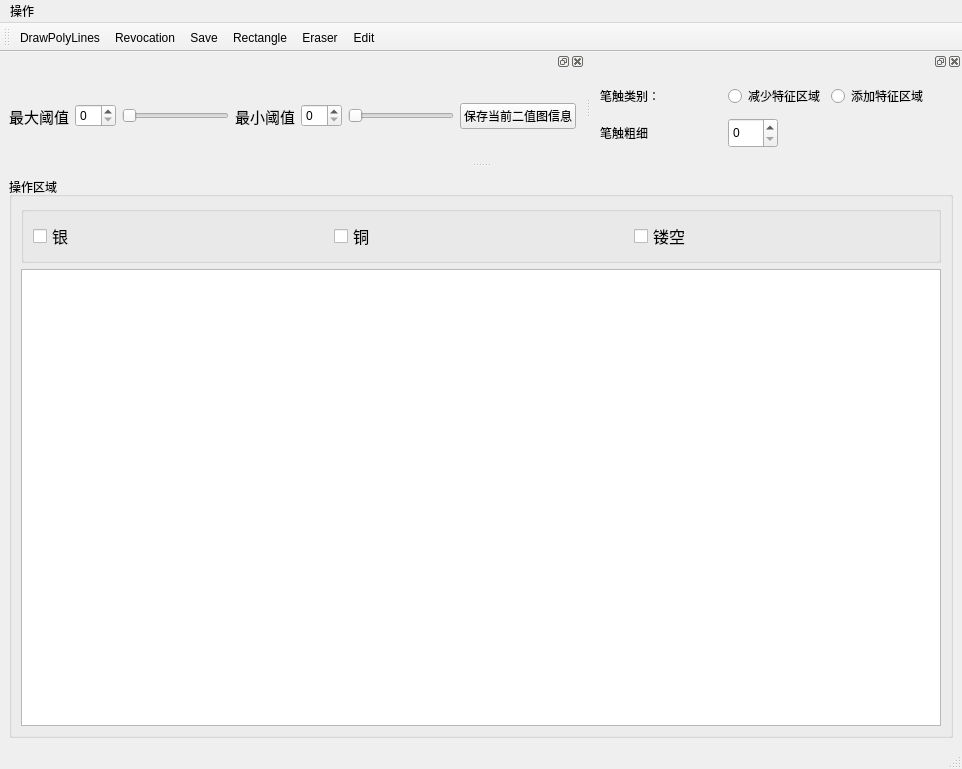
<?xml version="1.0" encoding="UTF-8"?>
<ui version="4.0">
 <class>Graphics</class>
 <widget class="QMainWindow" name="Graphics">
  <property name="geometry">
   <rect>
    <x>0</x>
    <y>0</y>
    <width>962</width>
    <height>769</height>
   </rect>
  </property>
  <property name="windowTitle">
   <string>编辑模板</string>
  </property>
  <property name="windowIcon">
   <iconset resource="resource/resource.qrc">
    <normaloff>:/image/editModel.png</normaloff>:/image/editModel.png</iconset>
  </property>
  <property name="dockNestingEnabled">
   <bool>true</bool>
  </property>
  <widget class="QWidget" name="centralwidget">
   <property name="sizePolicy">
    <sizepolicy hsizetype="Expanding" vsizetype="Expanding">
     <horstretch>0</horstretch>
     <verstretch>0</verstretch>
    </sizepolicy>
   </property>
   <layout class="QGridLayout" name="gridLayout_2">
    <item row="0" column="0">
     <widget class="QGroupBox" name="groupBox_2">
      <property name="sizePolicy">
       <sizepolicy hsizetype="Expanding" vsizetype="Expanding">
        <horstretch>0</horstretch>
        <verstretch>0</verstretch>
       </sizepolicy>
      </property>
      <property name="minimumSize">
       <size>
        <width>0</width>
        <height>500</height>
       </size>
      </property>
      <property name="title">
       <string>操作区域</string>
      </property>
      <layout class="QGridLayout" name="gridLayout_5">
       <item row="1" column="0">
        <widget class="graphicsview" name="graphicsView"/>
       </item>
       <item row="0" column="0">
        <widget class="QGroupBox" name="groupBox">
         <property name="title">
          <string/>
         </property>
         <layout class="QHBoxLayout" name="horizontalLayout">
          <item>
           <widget class="QCheckBox" name="checkBoxSliver">
            <property name="font">
             <font>
              <pointsize>12</pointsize>
             </font>
            </property>
            <property name="text">
             <string>银</string>
            </property>
           </widget>
          </item>
          <item>
           <widget class="QCheckBox" name="checkBoxCu">
            <property name="font">
             <font>
              <pointsize>12</pointsize>
             </font>
            </property>
            <property name="text">
             <string>铜</string>
            </property>
           </widget>
          </item>
          <item>
           <widget class="QCheckBox" name="checkBoxHollow">
            <property name="font">
             <font>
              <pointsize>12</pointsize>
             </font>
            </property>
            <property name="text">
             <string>镂空</string>
            </property>
           </widget>
          </item>
         </layout>
        </widget>
       </item>
      </layout>
     </widget>
    </item>
   </layout>
  </widget>
  <widget class="QStatusBar" name="statusbar"/>
  <widget class="QToolBar" name="toolBar">
   <property name="windowTitle">
    <string>toolBar</string>
   </property>
   <attribute name="toolBarArea">
    <enum>TopToolBarArea</enum>
   </attribute>
   <attribute name="toolBarBreak">
    <bool>false</bool>
   </attribute>
   <addaction name="actionDrawPolyLines"/>
   <addaction name="actionRevocation"/>
   <addaction name="actionSave"/>
   <addaction name="actionDrawRectangle"/>
   <addaction name="actionEraser"/>
   <addaction name="actionEdit"/>
  </widget>
  <widget class="QMenuBar" name="menubar">
   <property name="geometry">
    <rect>
     <x>0</x>
     <y>0</y>
     <width>962</width>
     <height>26</height>
    </rect>
   </property>
   <widget class="QMenu" name="menu">
    <property name="geometry">
     <rect>
      <x>270</x>
      <y>153</y>
      <width>199</width>
      <height>102</height>
     </rect>
    </property>
    <property name="title">
     <string>操作</string>
    </property>
    <addaction name="actionsave"/>
    <addaction name="actionexit"/>
   </widget>
   <addaction name="menu"/>
  </widget>
  <widget class="QDockWidget" name="dockWidget_2">
   <property name="sizePolicy">
    <sizepolicy hsizetype="Expanding" vsizetype="Expanding">
     <horstretch>0</horstretch>
     <verstretch>0</verstretch>
    </sizepolicy>
   </property>
   <property name="minimumSize">
    <size>
     <width>544</width>
     <height>110</height>
    </size>
   </property>
   <property name="sizeIncrement">
    <size>
     <width>50</width>
     <height>50</height>
    </size>
   </property>
   <property name="floating">
    <bool>false</bool>
   </property>
   <attribute name="dockWidgetArea">
    <number>4</number>
   </attribute>
   <widget class="QWidget" name="dockWidgetContents_2">
    <layout class="QGridLayout" name="gridLayout">
     <item row="0" column="4">
      <widget class="QSpinBox" name="spinBoxCu"/>
     </item>
     <item row="0" column="8">
      <widget class="QPushButton" name="saveRegion">
       <property name="font">
        <font>
         <pointsize>9</pointsize>
        </font>
       </property>
       <property name="text">
        <string>保存当前二值图信息</string>
       </property>
      </widget>
     </item>
     <item row="0" column="0">
      <widget class="QLabel" name="label">
       <property name="sizePolicy">
        <sizepolicy hsizetype="Preferred" vsizetype="Preferred">
         <horstretch>0</horstretch>
         <verstretch>0</verstretch>
        </sizepolicy>
       </property>
       <property name="font">
        <font>
         <pointsize>11</pointsize>
        </font>
       </property>
       <property name="text">
        <string>最大阈值</string>
       </property>
      </widget>
     </item>
     <item row="0" column="1">
      <widget class="QSpinBox" name="spinBoxSliver"/>
     </item>
     <item row="0" column="3">
      <widget class="QLabel" name="label_2">
       <property name="sizePolicy">
        <sizepolicy hsizetype="Preferred" vsizetype="Preferred">
         <horstretch>0</horstretch>
         <verstretch>0</verstretch>
        </sizepolicy>
       </property>
       <property name="font">
        <font>
         <pointsize>11</pointsize>
        </font>
       </property>
       <property name="text">
        <string>最小阈值</string>
       </property>
      </widget>
     </item>
     <item row="0" column="2">
      <widget class="QSlider" name="horizontalSliderSliver">
       <property name="orientation">
        <enum>Qt::Horizontal</enum>
       </property>
      </widget>
     </item>
     <item row="0" column="5">
      <widget class="QSlider" name="horizontalSliderCu">
       <property name="orientation">
        <enum>Qt::Horizontal</enum>
       </property>
      </widget>
     </item>
    </layout>
   </widget>
  </widget>
  <widget class="QDockWidget" name="dockWidgetEraser">
   <property name="sizePolicy">
    <sizepolicy hsizetype="Expanding" vsizetype="Expanding">
     <horstretch>0</horstretch>
     <verstretch>0</verstretch>
    </sizepolicy>
   </property>
   <property name="minimumSize">
    <size>
     <width>345</width>
     <height>103</height>
    </size>
   </property>
   <attribute name="dockWidgetArea">
    <number>4</number>
   </attribute>
   <widget class="QWidget" name="dockWidgetContentsEraser">
    <layout class="QGridLayout" name="gridLayout_3">
     <item row="0" column="0">
      <widget class="QLabel" name="label_3">
       <property name="text">
        <string>笔触类别：</string>
       </property>
      </widget>
     </item>
     <item row="0" column="1">
      <widget class="QRadioButton" name="radioButtonBlack">
       <property name="text">
        <string>减少特征区域</string>
       </property>
      </widget>
     </item>
     <item row="4" column="0">
      <widget class="QLabel" name="label_4">
       <property name="text">
        <string>笔触粗细</string>
       </property>
      </widget>
     </item>
     <item row="0" column="2">
      <widget class="QRadioButton" name="radioButtonWhite">
       <property name="text">
        <string>添加特征区域</string>
       </property>
      </widget>
     </item>
     <item row="4" column="1">
      <widget class="QSpinBox" name="spinBoxSize">
       <property name="sizePolicy">
        <sizepolicy hsizetype="Preferred" vsizetype="Fixed">
         <horstretch>0</horstretch>
         <verstretch>0</verstretch>
        </sizepolicy>
       </property>
       <property name="minimumSize">
        <size>
         <width>50</width>
         <height>30</height>
        </size>
       </property>
       <property name="maximumSize">
        <size>
         <width>50</width>
         <height>30</height>
        </size>
       </property>
      </widget>
     </item>
    </layout>
   </widget>
  </widget>
  <action name="actionDrawPolyLines">
   <property name="icon">
    <iconset resource="resource/resource.qrc">
     <normaloff>:/image/DrawPolyLines.png</normaloff>:/image/DrawPolyLines.png</iconset>
   </property>
   <property name="text">
    <string>DrawPolyLines</string>
   </property>
   <property name="toolTip">
    <string>套索</string>
   </property>
  </action>
  <action name="actionRevocation">
   <property name="icon">
    <iconset resource="resource/resource.qrc">
     <normaloff>:/image/revocation.png</normaloff>:/image/revocation.png</iconset>
   </property>
   <property name="text">
    <string>Revocation</string>
   </property>
   <property name="toolTip">
    <string>撤销</string>
   </property>
  </action>
  <action name="actionsave">
   <property name="text">
    <string>保存并应用  Ctrl + S</string>
   </property>
  </action>
  <action name="actionexit">
   <property name="text">
    <string>退出               exit ( )</string>
   </property>
  </action>
  <action name="actionSave">
   <property name="icon">
    <iconset resource="resource/resource.qrc">
     <normaloff>:/image/save.png</normaloff>:/image/save.png</iconset>
   </property>
   <property name="text">
    <string>Save</string>
   </property>
   <property name="toolTip">
    <string>保存</string>
   </property>
  </action>
  <action name="actionDrawRectangle">
   <property name="icon">
    <iconset resource="resource/resource.qrc">
     <normaloff>:/image/DrawRect.png</normaloff>:/image/DrawRect.png</iconset>
   </property>
   <property name="text">
    <string>Rectangle</string>
   </property>
   <property name="toolTip">
    <string>绘制矩形掩膜</string>
   </property>
  </action>
  <action name="actionEraser">
   <property name="checkable">
    <bool>false</bool>
   </property>
   <property name="icon">
    <iconset resource="resource/resource.qrc">
     <normaloff>:/image/eraser.png</normaloff>:/image/eraser.png</iconset>
   </property>
   <property name="text">
    <string>Eraser</string>
   </property>
   <property name="toolTip">
    <string>擦除单一像素</string>
   </property>
  </action>
  <action name="actionEdit">
   <property name="icon">
    <iconset resource="resource/resource.qrc">
     <normaloff>:/image/edit.png</normaloff>:/image/edit.png</iconset>
   </property>
   <property name="text">
    <string>Edit</string>
   </property>
   <property name="toolTip">
    <string>图片区域编辑</string>
   </property>
  </action>
  <zorder>dockWidgetEraser</zorder>
 </widget>
 <customwidgets>
  <customwidget>
   <class>graphicsview</class>
   <extends>QGraphicsView</extends>
   <header>graphicsview.h</header>
  </customwidget>
 </customwidgets>
 <resources>
  <include location="resource/resource.qrc"/>
 </resources>
 <connections/>
</ui>
